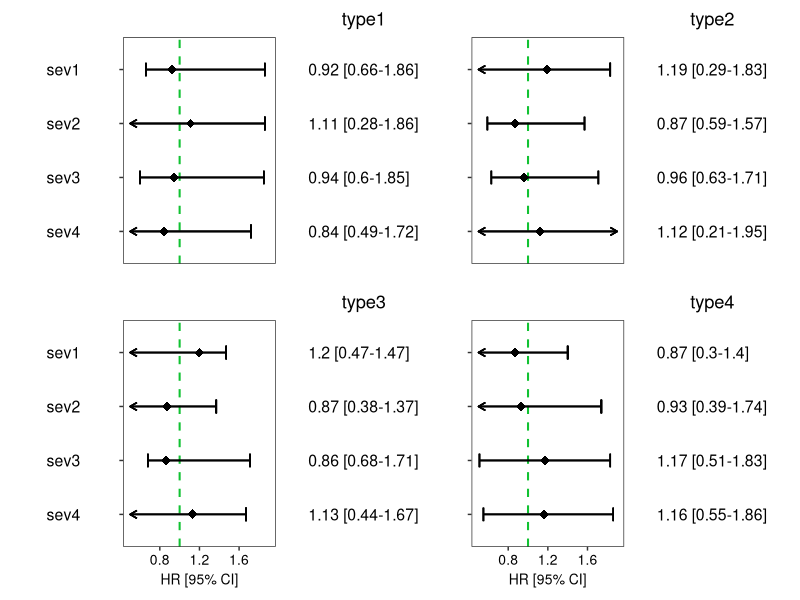

The R script that drew this image:
library(ggplot2)
library(dplyr)
library(readxl)
library(stringr)
library(patchwork)


options(tibble.print_min = 10)

#Generate some random data
data <- data.frame(
  type = rep(c("type1", "type2", "type3", "type4"), 4),
  sev = rep(c("sev1", "sev2", "sev3", "sev4"), each=4),
  HR = round(runif(16, min=0.8, max=1.2),2),
  lower = round(runif(16, min=0.2, max=0.69),2),
  upper = round(runif(16, min=1.31, max=2),2)
) %>% 
  mutate(label = paste(HR, " [", lower, "-", upper, "]", sep=""),
         sev = factor(sev, levels=c("sev4", "sev3", "sev2", "sev1"))) #just to order them around


data <-
data |> tibble()

# Overall sevs column
tab0 <- data %>% 
  filter(type=="type1") %>% #this selection here doesn't really matter
  ggplot()+
  geom_text(aes(y = sev, x = 1.2, label=sev, hjust=0), size = 4) +
  ylab(NULL) + xlab(NULL) +
  theme_bw() + 
  theme(plot.margin=unit(c(.1,.1,.1,.1), "cm"),
        plot.title = element_text(hjust = 0.5, size=11, face = "bold"),
        axis.text.x = element_text(color="white", size = 11),
        axis.line = element_blank(),
        axis.ticks = element_blank(),
        axis.title.y = element_blank(),
        legend.position = "none",
        panel.background = element_blank(),
        panel.border = element_blank(),
        panel.grid.major = element_blank(), #these just get rid of borders
        panel.grid.minor = element_blank(),
        plot.background = element_blank(),
        axis.text.y = element_blank())+
  xlim(1,1.5)





#define function for graphical parts of the whole product
grapher <- function(typestr, #tells how to subset the data
                    bottom=F, #for the x-axis title
                    bound_lower=.5, #these bounds are for the arrowheads (you can also change them when calling the function out in the bottom part of the code)
                    bound_upper=1.9){
  data <- data %>% 
    filter(type==typestr) #filter out the wished subset
  
  res <- data %>% 
    ggplot(aes(y = sev, x = HR)) +
    geom_vline(xintercept = 1, color = "#11c232", linetype = "dashed", cex = .7, alpha = 1) +
    geom_point(shape = 18, size = 3) +  
    scale_x_continuous(name = "HR [95% CI]", limits = c(bound_lower, bound_upper))+
    ylab(" ") + 
    theme_bw()+
    theme(plot.margin=unit(c(.1,.1,.1,.1), "cm"),
          panel.background = element_blank(),
          panel.grid.major = element_blank(),
          panel.grid.minor = element_blank(),
          axis.line = element_blank(),
          axis.text.y = element_blank(),
          axis.text.x.bottom = element_text(size = 10, colour = "black"),
          axis.title.x = element_text(size = 10, colour = "black"),
          plot.title = element_text(face = "bold"))
  
  #x-axis title only for graphs in the bottom part of the whole combined graph
  if(bottom==F){
    res <- res +
      theme(axis.title.x = element_blank(),
            axis.text.x.bottom = element_blank(),
            axis.ticks.x = element_blank())
  }
  
  #arrows for those CI-s which exceed limits
  #the loop basically checks for each datapoint, if its bounds exceed the limits given (bound_lower and bound_upper)
  lower <- data$lower
  upper <- data$upper
  sev <- data$sev
  
  for(i in 1:nrow(data)){
    if(is.na(lower[i])) { #do we have info on the CI (will leave empty line in the graph if TRUE)?
      #do nothing
    } else{
      if(lower[i] > bound_lower & upper[i] < bound_upper){ #are all bounds between boundaries?
        res <- res +
          geom_errorbarh(aes_(xmin = lower[i], xmax = upper[i],y = sev[i]), height = 0.25)
      } else if(lower[i] <= bound_lower & upper[i] >= bound_upper){ #are both bounds out of boundaries?
        res <- res +
          geom_segment(aes_(x = bound_lower, xend = bound_upper,y = sev[i], yend = sev[i]),
                       arrow = arrow(length=unit(0.20,"cm"), ends="both", type = "open"))
      } else if(lower[i] > bound_lower & upper[i] >= bound_upper){ #is upper bound out of scope?
        res <- res+
          geom_segment(aes_(x = lower[i], xend = bound_upper, y = sev[i], yend = sev[i]),
                       arrow = arrow(length=unit(0.20,"cm"), ends = "last", type = "open")) +
          geom_errorbarh(aes_(xmin = lower[i], xmax = lower[i], y = sev[i]), height = 0.25)
      } else{ #is lower bound out of scope?
        res <- res+
          geom_segment(aes_(x = bound_lower, xend = upper[i], y = sev[i], yend = sev[i]),
                       arrow = arrow(length=unit(0.20,"cm"), ends="first", type = "open")) +
          geom_errorbarh(aes_(xmin = upper[i], xmax = upper[i], y = sev[i]), height = 0.25)
      }
    }
  }
  res
}



#function for the textual parts of the whole graph
tabber <- function(typestr, title){
  data %>% 
    filter(type==typestr) %>% 
    ggplot()+
    geom_text(aes(y = sev, x = 1.05, label=label, hjust=0), size = 4) +
    ylab(NULL) + xlab(NULL) +
    theme_bw()+
    theme(axis.text.x = element_text(color="white", size = 11),
          axis.line = element_blank(),
          axis.ticks = element_blank(),
          axis.title.y = element_blank(),
          legend.position = "none",
          panel.background = element_blank(),
          panel.border = element_blank(),
          panel.grid.major = element_blank(),
          panel.grid.minor = element_blank(),
          plot.background = element_blank(),
          plot.margin=unit(c(.1,.1,.1,.1), "cm"),
          axis.text.y = element_blank(),
          plot.title = element_text(hjust = .5))+
    xlim(1, 1.5)+
    ggtitle(title)
}





#test it out
tab0 + grapher("type1") + tabber("type1", "type1") +
  grapher("type2") + tabber("type2", "type2") +
  tab0 +
  grapher("type3", bottom=T) + tabber("type3", "type3") +
  grapher("type4", bottom=T) + tabber("type4", "type4") +
  plot_layout(ncol=5,
              widths = c(.15, rep(.3, 4))) #plot_layout adjusts the characteristics of the whole combined graph



